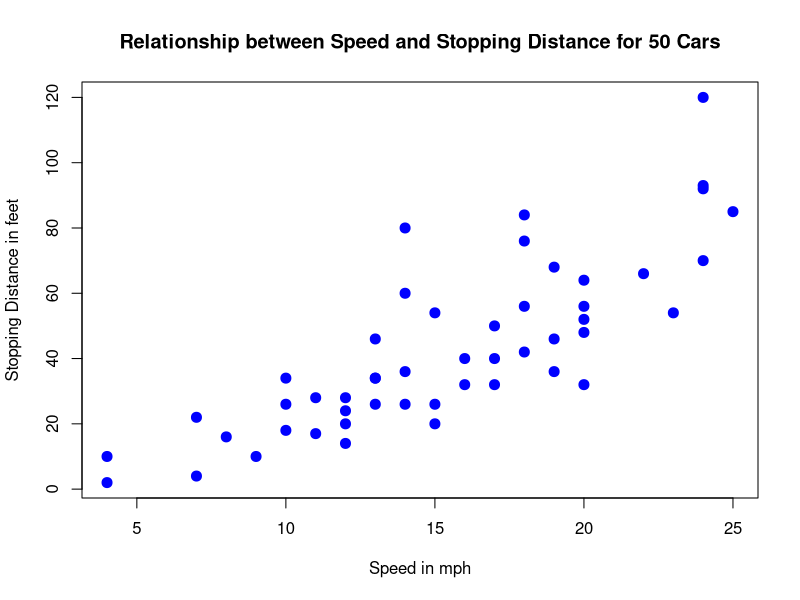
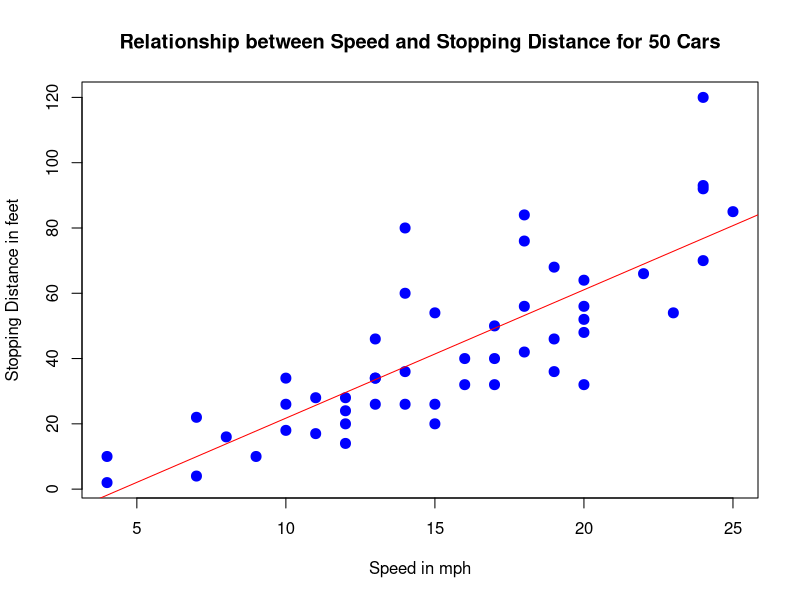

Here is the R script that generated these plots, in order:
#Question 2 
#Viewing the data 
cars

#(1)
#Drawing a scatter plot if the data
plot(cars, col='blue', pch=20, cex=2, main="Relationship between Speed and Stopping Distance for 50 Cars",
     xlab="Speed in mph", ylab="Stopping Distance in feet")

#(2)
#calculation of correlation coefficient between cars and distance
cor(cars$speed, cars$dist) 
#Correlation ranges between -1 and +1. Stronger as it tens towards +1
#Speed and distances are highly correlated. 0.81 is a strong positive value

#(3)
#Addition of a regression line
m<-lm(dist~speed, data=cars)
m
plot(cars, col='blue', pch=20, cex=2, main="Relationship between Speed and Stopping Distance for 50 Cars",
     xlab="Speed in mph", ylab="Stopping Distance in feet")
abline (m,col ="red")

#(4)
#interpatation of value 
summary(m)
#distance=-17.579+3.932(speed)
#(a)
#when speed is zero That is -17.579 feet to come to a stop.
#speed can not be negative hence the intercept cannot be used to interprate in this instance 
#(b)
#3.932 is the slope coefficient i.e For every unit increase in the speed of a car, the rquired distance to stop goes up by 3.9324
#(c)
#p value of 1.49e-12 is very close to zero meaning that we reject the null hypothesis qhich allows as to conclude that there is a relationship between speed and distance.
